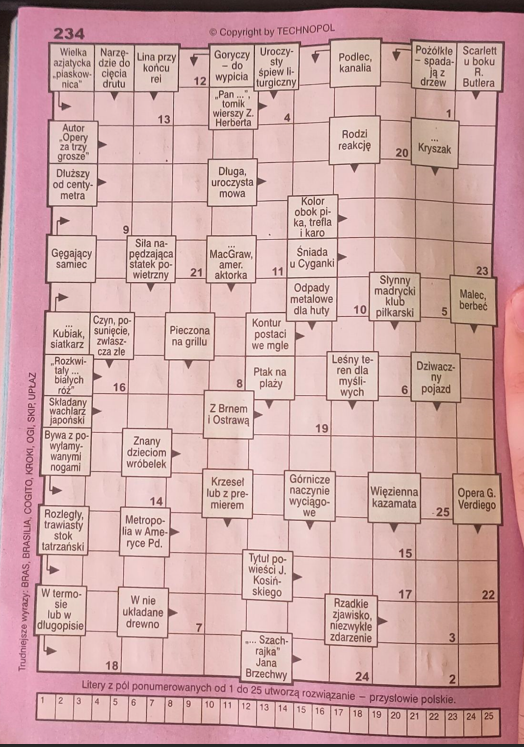
#> input picture tmp/images/pierwsza.png, 524 x 747 px
$ python -i testmain.py   (imports and definitions only)
#> lines starting #> are read from the running program, lines starting #| are printed output that depends on the picture; after the words box and inside, x2 and y2 are one past the last pixel; in counts of white or black regions, pixels touching at a corner belong together
#> further down, picture is the input picture: shape (747, 524, 3); mean B, G, R 166.5, 167.3, 206.2
import cv2
import numpy as np

# Global variables
points = []


# KLIKASZ MYSZKĄ I ZAZNACZASZ WIERZCHOŁKI KRZYŻÓWKI


def get_mouse_clicks(event, x, y, flags, param):
    global points

    if event == cv2.EVENT_LBUTTONDOWN:
        if len(points) < 4:
            points.append((x, y))
            cv2.circle(img, (x, y), 5, (0, 255, 0), -1)  # Mark the point
            cv2.imshow("Image", img)

        if len(points) == 4:
            cv2.destroyAllWindows()


def correct_perspective(image, pts1):
    # Get the size of the original image
    h, w = image.shape[:2]

    # Define the size of the output image (same as the input image)
    pts2 = np.float32([[0, 0], [w, 0], [w, h], [0, h]])

    # Compute the perspective transform matrix
    matrix = cv2.getPerspectiveTransform(pts1, pts2)

    # Apply the perspective warp with the original image size
    warped = cv2.warpPerspective(image, matrix, (w, h))

    return warped


def detect_grid(image):
    # Convert image to grayscale
    gray = cv2.cvtColor(image, cv2.COLOR_BGR2GRAY)
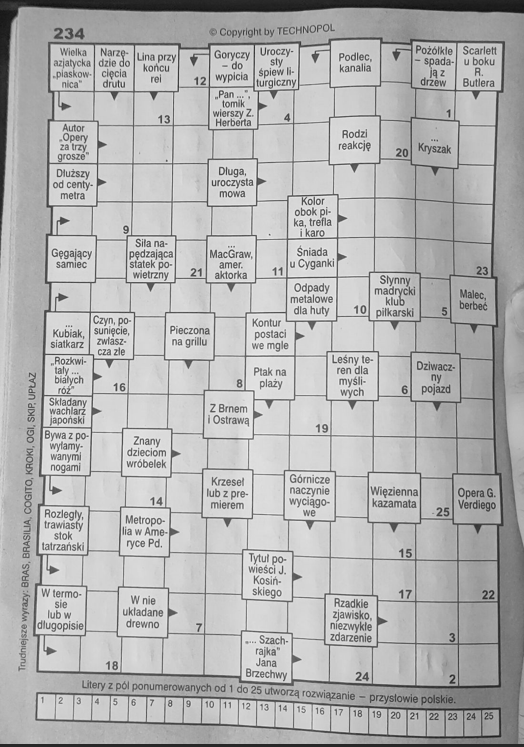
#> gray: shape (747, 524); min 17, max 245, mean 178.8

    # Apply GaussianBlur to smooth the image
    blurred = cv2.GaussianBlur(gray, (5, 5), 0)
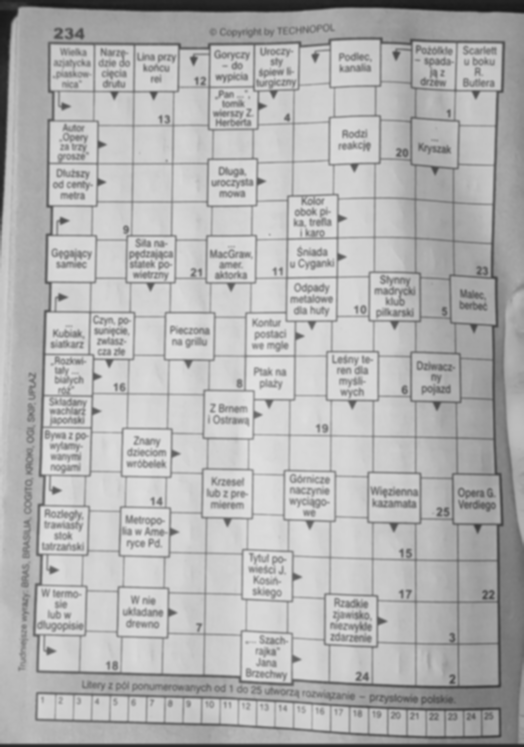
#> blurred: shape (747, 524); min 25, max 226, mean 178.8

    # Edge detection using Canny
    edges = cv2.Canny(blurred, 50, 150, apertureSize=3)
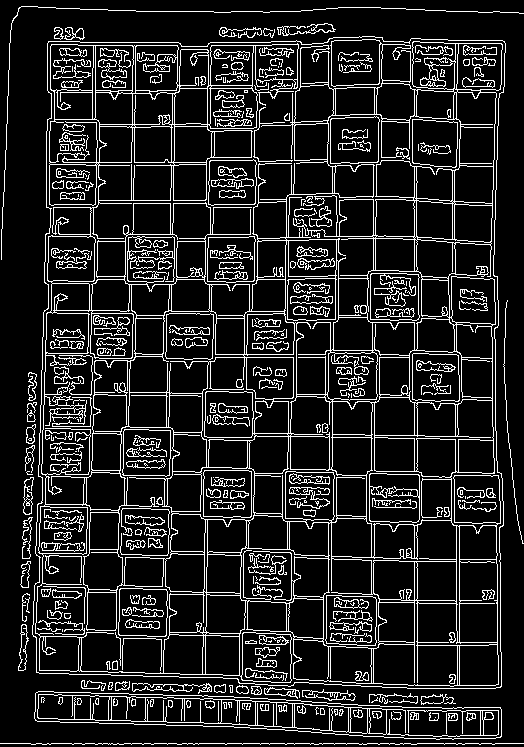
#> edges: shape (747, 524); 13.6% white in thin lines or dots

    # Apply morphological operations to improve line detection
    kernel = np.ones((3, 3), np.uint8)
    dilated = cv2.dilate(edges, kernel, iterations=1)
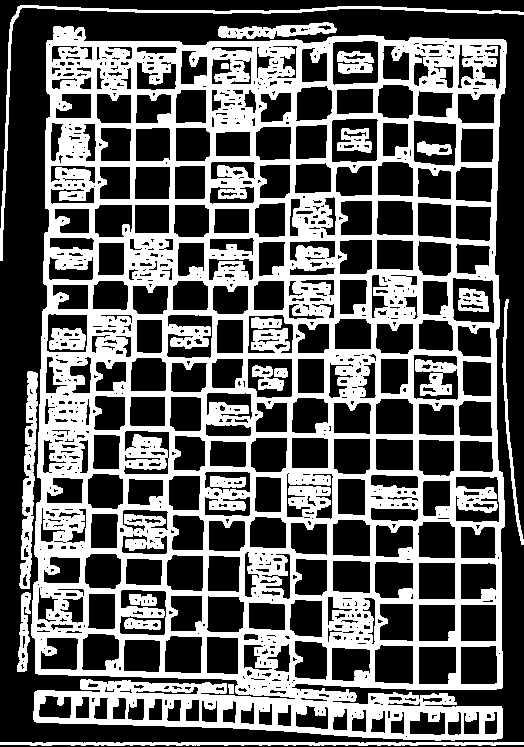
#> dilated: shape (747, 524); 39.3% white; 19 white regions, largest, box (x1, y1, x2, y2) and area: (31, 26, 507, 741) 141102, (0, 5, 524, 261) 2360, (19, 371, 38, 589) 2007
    eroded = cv2.erode(dilated, kernel, iterations=1)
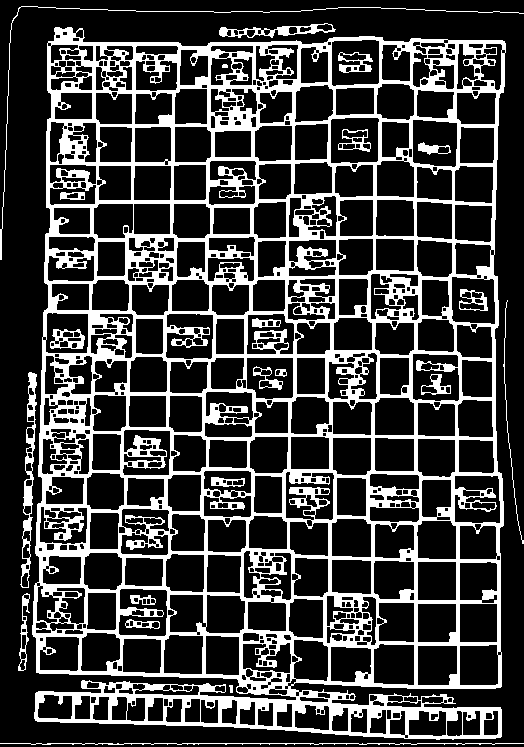
#> eroded: shape (747, 524); 24.5% white; 22 white regions, largest, box (x1, y1, x2, y2) and area: (32, 27, 506, 740) 89823, (20, 372, 37, 588) 1107, (0, 6, 524, 260) 794

    # Line detection using Hough Line Transform
    lines = cv2.HoughLinesP(
        eroded, 1, np.pi / 180, 150, minLineLength=100, maxLineGap=10
    )
#> lines = 140 rows, first 6: [40, 476, 43, 312], [415, 719, 415, 522], [416, 274, 416, 163], [0, 743, 523, 743], [35, 694, 501, 710], [41, 477, 44, 310]

    # Draw detected lines on the image
    grid_image = np.copy(image)
    if lines is not None:
        for line in lines:
            x1, y1, x2, y2 = line[0]
            cv2.line(grid_image, (x1, y1), (x2, y2), (0, 255, 0), 2)  # Green lines
#> this loop made 140 passes
#> (x1, y1, x2, y2) on passes 1 to 12: (40, 476, 43, 312), (415, 719, 415, 522), (416, 274, 416, 163), (0, 743, 523, 743), (35, 694, 501, 710), (41, 477, 44, 310), (497, 523, 499, 687), (170, 237, 173, 90), (414, 719, 414, 522), (330, 733, 330, 622), (35, 693, 401, 706), (204, 698, 207, 516)
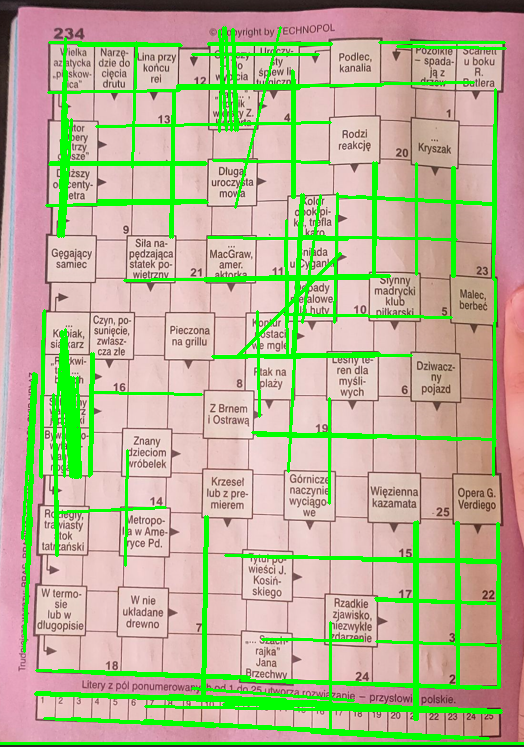
#> grid_image: shape (747, 524, 3); 11.58% of pixels changed, all inside (x1, y1, x2, y2) = (0, 26, 524, 745)

    return edges, grid_image


# Load the image
# [26 lines not run here, left out]

>>> import cv2
>>> picture = cv2.imread('images/pierwsza.png')
>>> result = detect_grid(picture)
